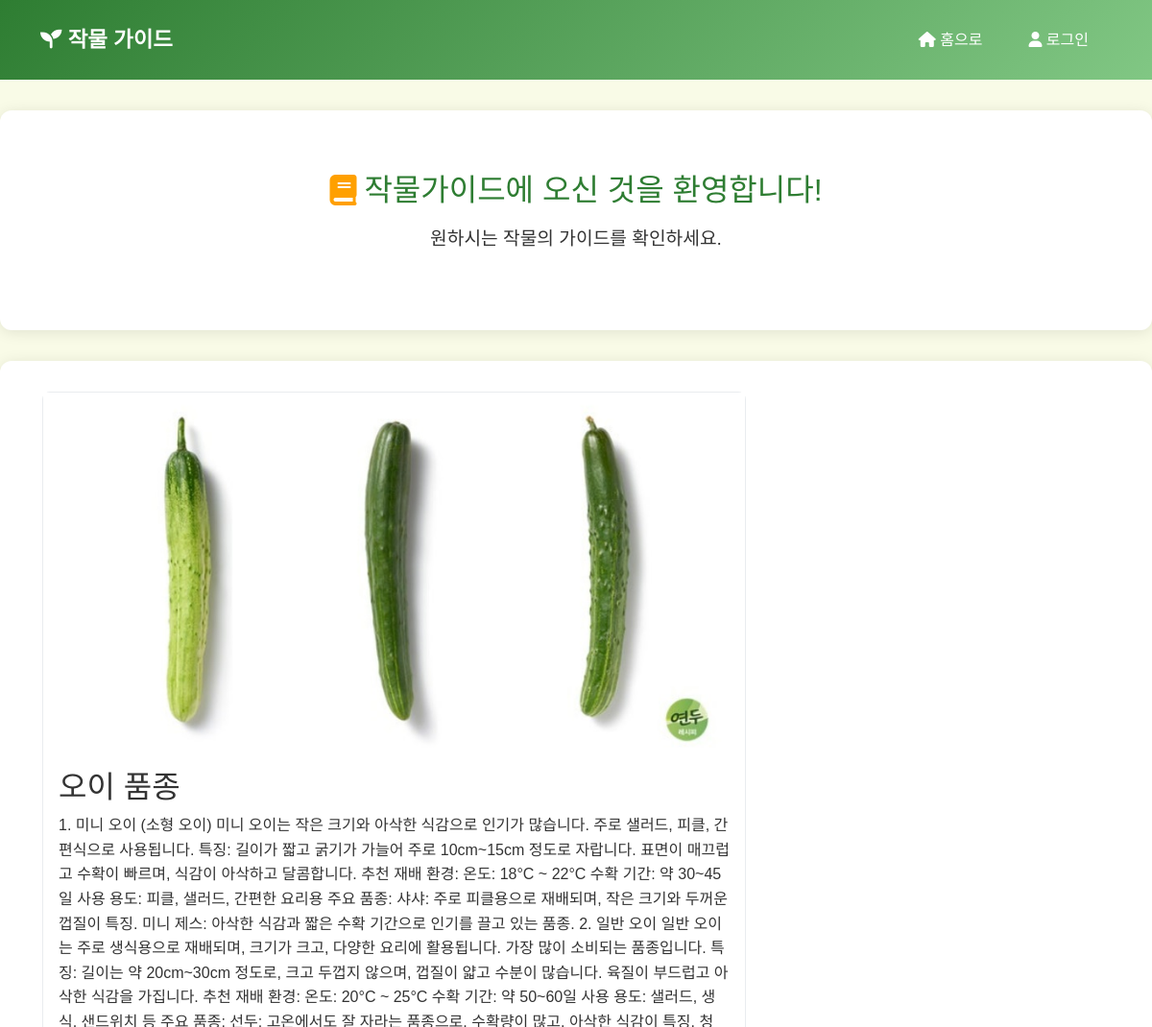
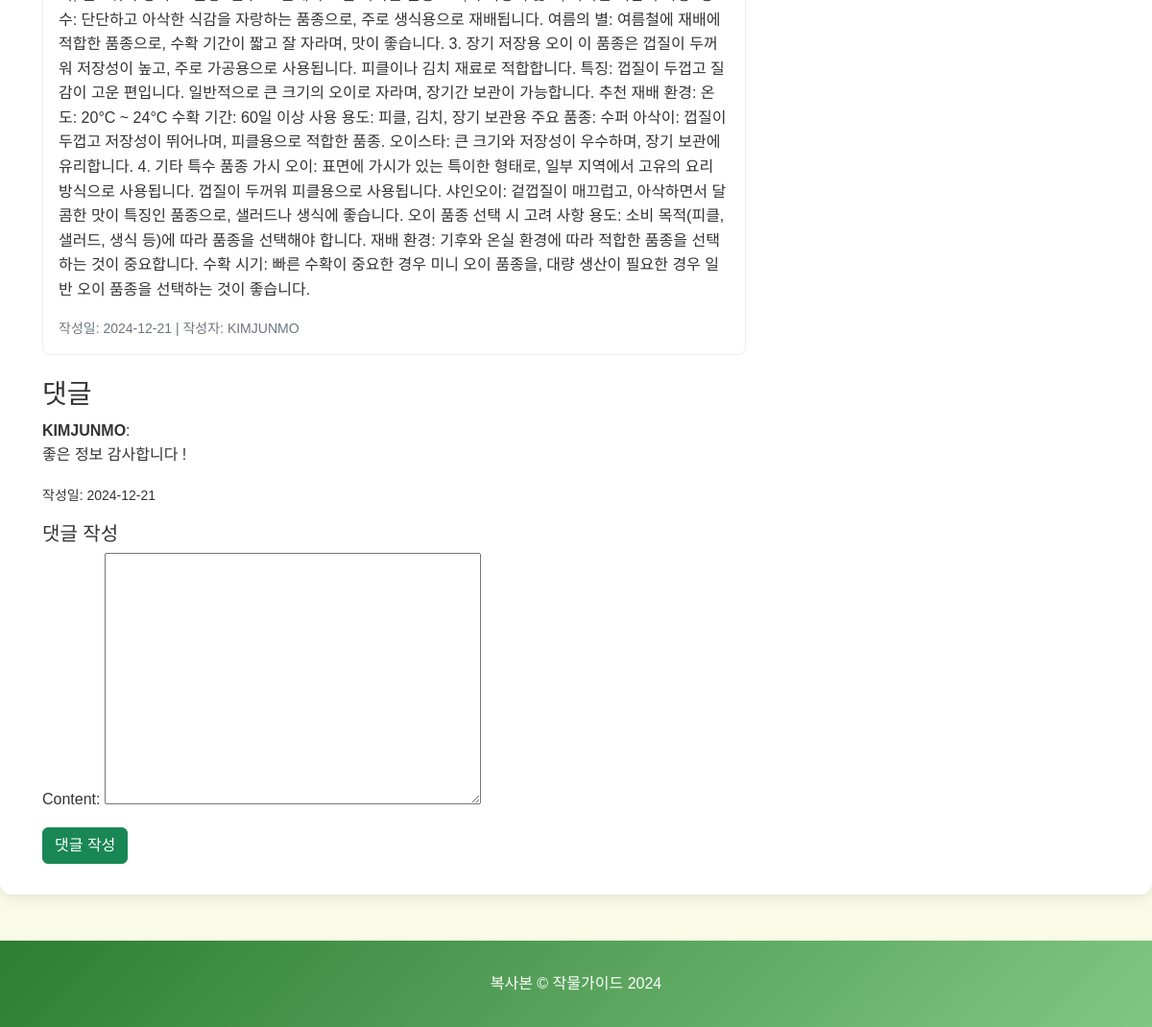
Page /blog/post/1/ on the committed database (2 pictures, top to bottom).
### blog/models.py (models this page shows, shortened)
class Post(models.Model):
    title = models.CharField(max_length=200)
    content = models.TextField()
    head_image = models.ImageField(upload_to='blog/images/%Y/%m/%d/', blank=True)
    created_at = models.DateTimeField(auto_now_add=True)
    updated_at = models.DateTimeField(auto_now=True)
    author = models.ForeignKey(User, on_delete=models.CASCADE)
    category = models.ForeignKey(
        Category,
        on_delete=models.CASCADE,
        null=True,  # 이 부분 추가
        blank=True  # 이 부분 추가
    )
    tags = models.ManyToManyField(Tag, blank=True, related_name='posts')
    class Meta:
        ordering = ['-created_at']

class Comment(models.Model):
    post = models.ForeignKey(Post, related_name='comments', on_delete=models.CASCADE)
    author = models.ForeignKey(User, on_delete=models.CASCADE)
    content = models.TextField()
    created_at = models.DateTimeField(auto_now_add=True)

### blog/views.py (the view)
# urls.py: path('post/<int:pk>/', views.single_post, name='single_post'),
def single_post(request, pk):
    post = get_object_or_404(Post, pk=pk)
    if request.method == 'POST':
        if not request.user.is_authenticated:
            messages.error(request, "로그인 해주셔서 댓글 작성이 가능합니다.")
            return redirect('login')  # 로그인 페이지로 리디렉션
        form = CommentForm(request.POST)
        if form.is_valid():
            comment = form.save(commit=False)
            comment.post = post  # 해당 포스트에 댓글을 연결
            comment.author = request.user  # 댓글 작성자를 설정
            comment.save()
            return redirect('blog:single_post', pk=post.pk)
    else:
        form = CommentForm()
    return render(request, 'blog/single_post.html', {'post': post, 'form': form})

### blog/forms.py
class CommentForm(forms.ModelForm):
    class Meta:
        model = Comment  # 여기서 모델을 지정해줍니다.
        fields = ['content']

### blog/templates/blog/single_post.html (shortened to what this page needs)
{% extends "blog/layout.html" %}
{% load static %}
{% block content %}
<div class="container">
    <div class="row">
        <div class="col-lg-8">
            <div class="card mb-4">
                {% if post.head_image %}
                    <img src="{{ post.head_image.url }}" alt="{{ post.title }}" style="max-width: 100%; height: auto;">
                {% else %}
                    <img class="card-img-top" src="{% static 'blog/images/default.jpg' %}" style="height: 350px; object-fit: cover;" alt="No image available">
                {% endif %}
                <div class="card-body">
                    <h2 class="card-title">{{ post.title }}</h2>
                    <p class="card-text">{{ post.content }}</p>
                    <div class="small text-muted">작성일: {{ post.created_at|date:"Y-m-d" }} | 작성자: {{ post.author }}</div>
                </div>
            </div>
            <h3>댓글</h3>
            <ul class="list-unstyled">
                {% for comment in post.comments.all %}
                    <li class="mb-2">
                        <strong>{{ comment.author }}</strong>:
                        <p>{{ comment.content }}</p>
                        <small>작성일: {{ comment.created_at|date:"Y-m-d" }}</small>
                    </li>
                {% empty %}
                    <li>댓글이 없습니다.</li>
                {% endfor %}
            </ul>
            <h5>댓글 작성</h5>
            <form method="post" action="{% url 'blog:single_post' post.pk %}">
                {{ form.as_p }}
                <button type="submit" class="btn btn-success">댓글 작성</button>
            </form>
        </div>
    </div>
</div>
{% endblock %}

### blog/templates/blog/layout.html (style rules this page uses)
:root { --primary-color: #2E7D32; --secondary-color: #81C784; --accent-color: #FFA000; --background-color: #F9FBE7; --text-color: #333; }
body { font-family: 'Noto Sans KR', sans-serif; margin: 0; padding: 0; background-color: var(--background-color); color: var(--text-color); line-height: 1.6; }
.card { border: 1px solid #e9ecef; border-radius: 8px; transition: transform 0.3s, box-shadow 0.3s; }

### rows in the picture
Post: head_image (picture), title "오이 품종", content "1. 미니 오이 (소형 오이) 미니 오이는 작은 크기와 아삭한 식감으로 인기가 많습니다. 주로 샐러드, 피클, 간편식으로 사용됩니다. 특징: 길이가 짧고 굵기가 가늘어 주로 10cm~15cm 정도로 자랍니다. 표면이 매끄럽고 수확이 빠르며, 식감이 아삭하고 달콤합니다. 추천 재배 환경: 온도: 18°C ~ 22°C 수확 기간: 약 30~45일 사용 용도: 피클, 샐러드, 간편한 요리용 주요 품종: 샤샤: 주로 피클용으로 재배되며, 작은 크기와 두꺼운 껍질이 특징. 미니 제스: 아삭한 식감과 짧은 수확 기간으로 인기를 끌고 있는 품종. 2. 일반 오이 일반 오이는 주로 생식용으로 재배되며, 크기가 크고, 다양한 요리에 활용됩니다. 가장 많이 소비되는 품종입니다. 특징: 길이는 약 20cm~30cm 정도로, 크고 두껍지 않으며, 껍질이 얇고 수분이 많습니다. 육질이 부드럽고 아삭한 식감을 가집니다. 추천 재배 환경: 온도: 20°C ~ 25°C 수확 기간: 약 50~60일 사용 용도: 샐러드, 생식, 샌드위치 등 주요 품종: 선두: 고온에서도 잘 자라는 품종으로, 수확량이 많고, 아삭한 식감이 특징. 청수: 단단하고 아삭한 식감을 자랑하는 품종으로, 주로 생식용으로 재배됩니다. 여름의 별: 여름철에 재배에 적합한 품종으로, 수확 기간이 짧고 잘 자라며, 맛이 좋습니다. 3. 장기 저장용 오이 이 품종은 껍질이 두꺼워 저장성이 높고,…", created_at "2024-12-21", author "KIMJUNMO"
Comment: author "KIMJUNMO", content "좋은 정보 감사합니다 !", created_at "2024-12-21"
